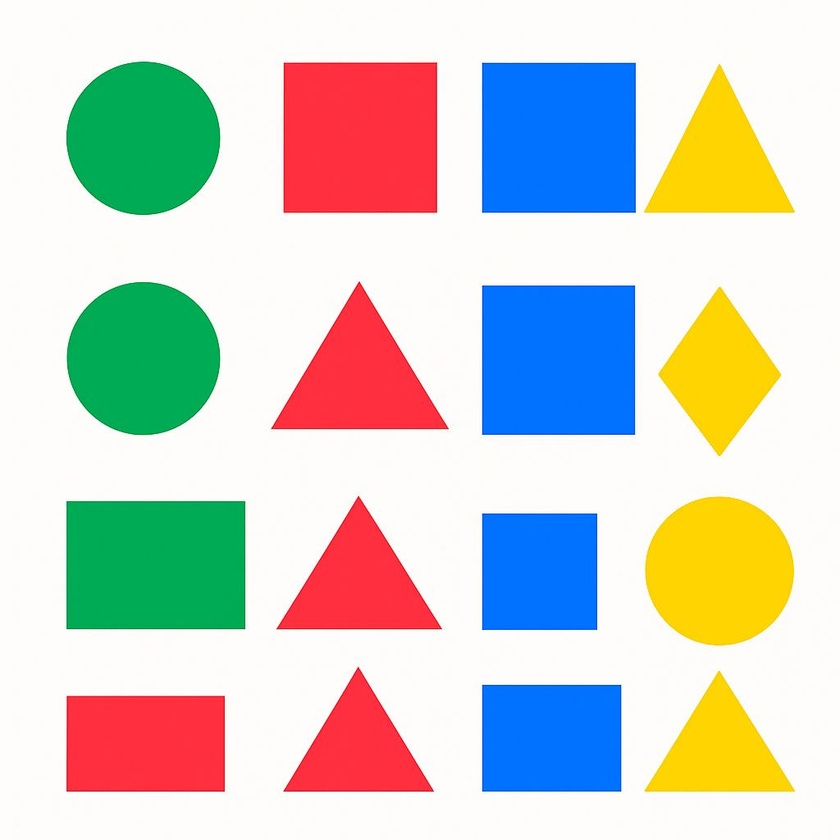
#> input picture imagenes/img/buscar.jpeg, 840 x 840 px, shrunk from 1024 x 1024 before the run, given in place of the camera
$ python vide.py
#> lines starting #> are read from the running program, lines starting #| are printed output that depends on the picture; after the words box and inside, x2 and y2 are one past the last pixel; in counts of white or black regions, pixels touching at a corner belong together
import cv2 as cv

cap = cv.VideoCapture(0)
while True:
    ret, frame = cap.read()
#> frame is the input picture: shape (840, 840, 3); mean B, G, R 200.4, 207.1, 205.4
    if not ret:
        break
    gray = cv.cvtColor(frame, cv.COLOR_BGR2GRAY)
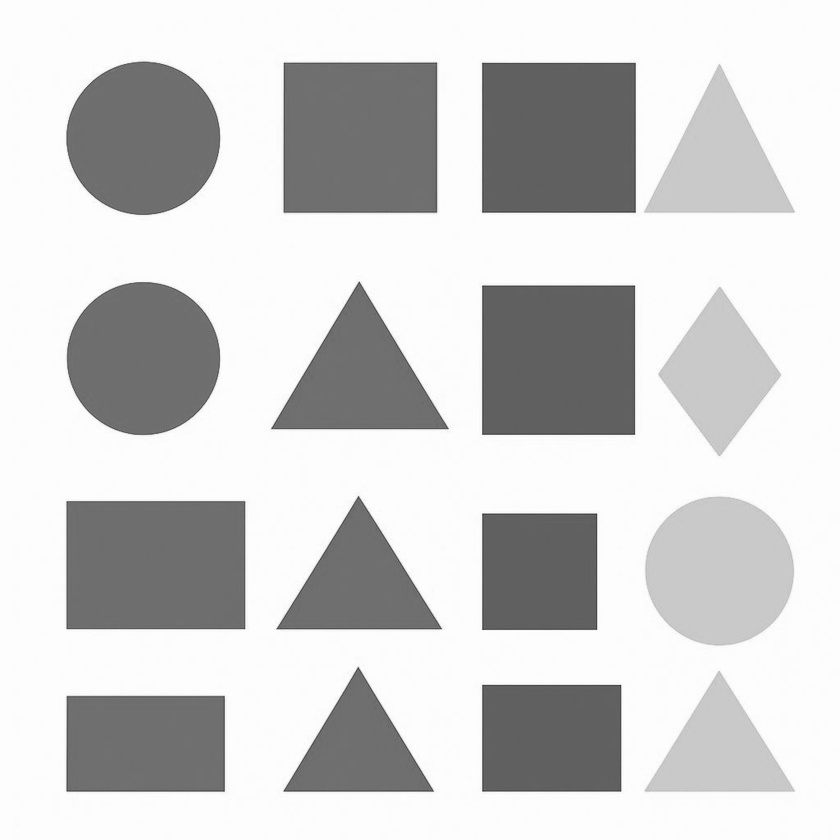
#> gray: shape (840, 840); min 49, max 255, mean 205.8

    rgb = cv.cvtColor(frame, cv.COLOR_BGR2RGB)

    hsv = cv.cvtColor(frame, cv.COLOR_BGR2HSV)
#> hsv: shape (840, 840, 3); mean H, S, V 55.6, 88.7, 246.2
    ubb = (0,60,60)
    uba = (10,255,255)
    ubb1 = (170,60,60)
    uba1 = (180,255,255)

    mask = cv.inRange(hsv, ubb, uba)
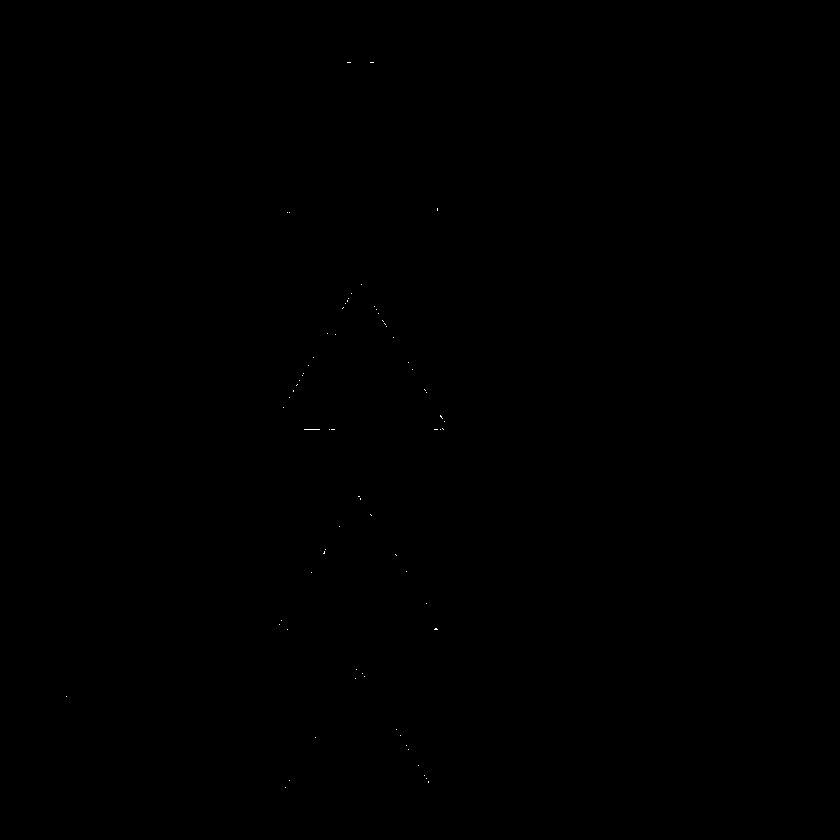
#> mask: shape (840, 840); 0.02% white in thin lines or dots, all inside (x1, y1, x2, y2) = (66, 62, 445, 788)
    mask1 = cv.inRange(hsv, ubb1, uba1)
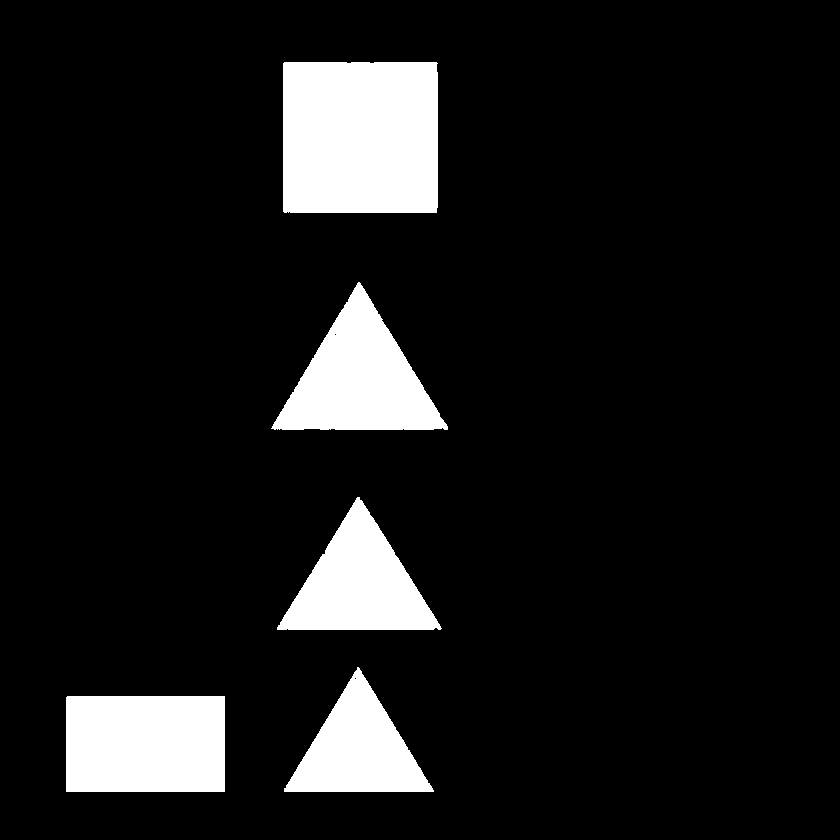
#> mask1: shape (840, 840); 10.3% white; 5 white regions, box (x1, y1, x2, y2) and area: (283, 62, 438, 213) 23379, (66, 696, 225, 792) 15263, (271, 282, 448, 430) 13346, (277, 497, 442, 630) 11277, (284, 667, 434, 792) 9553
    #mask = mask + mask1
    result = cv.bitwise_and(frame, frame, mask=mask)
    cv.imshow('HSV', hsv)
    cv.imshow('Frame', frame)
    # cv.imshow('Mask', mask)
    cv.imshow('Result', result)
    # cv.imshow('RGB', rgb) #rgb
    # cv.imshow('Gray', gray) #gris
    # pendiente dejar una estela por donde pasa el objeto de color rojo

    if cv.waitKey(1) & 0xFF == ord('q'):
#> (key q is pressed here)
        break
cap.release()
cv.destroyAllWindows()

$ run again, on imagenes/img/manzana.jpg
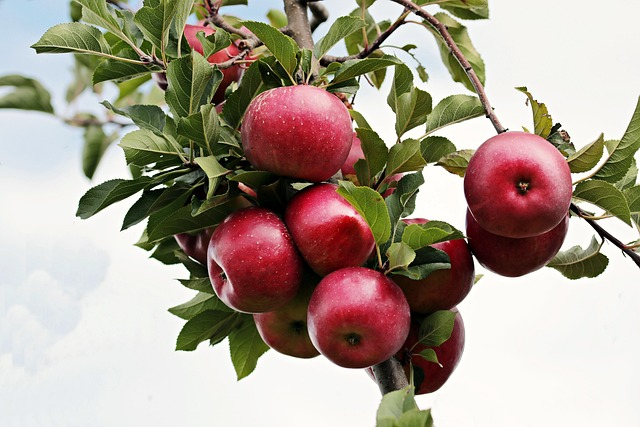
#> input picture imagenes/img/manzana.jpg, 640 x 427 px, given in place of the camera
#> frame is the input picture: shape (427, 640, 3); mean B, G, R 144.9, 157.8, 171.1
#> hsv: shape (427, 640, 3); mean H, S, V 56.5, 82.2, 175.6
#> `mask = cv.inRange(hsv, ubb, uba)`:
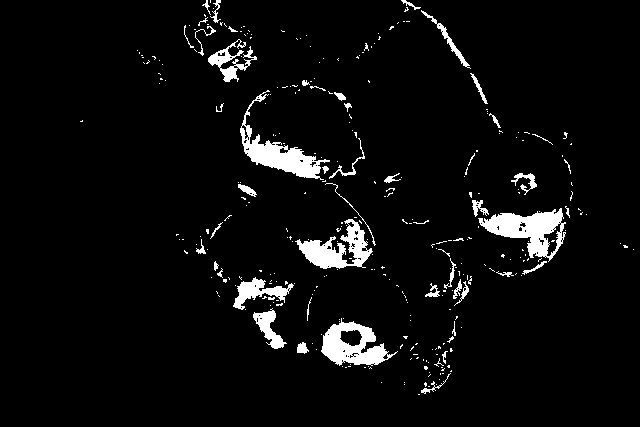
#> mask: shape (427, 640); 4.8% white; 317 white regions (268 under 20 px), largest, box (x1, y1, x2, y2) and area: (478, 208, 566, 262) 2126, (240, 90, 330, 180) 1946, (321, 318, 398, 366) 1783
#> mask1: shape (427, 640); 11% white; 119 white regions (94 under 20 px), largest, box (x1, y1, x2, y2) and area: (464, 132, 572, 234) 6666, (245, 84, 363, 180) 6224, (308, 266, 410, 359) 5804
#> `result = cv.bitwise_and(frame, frame, mask=mask)`:
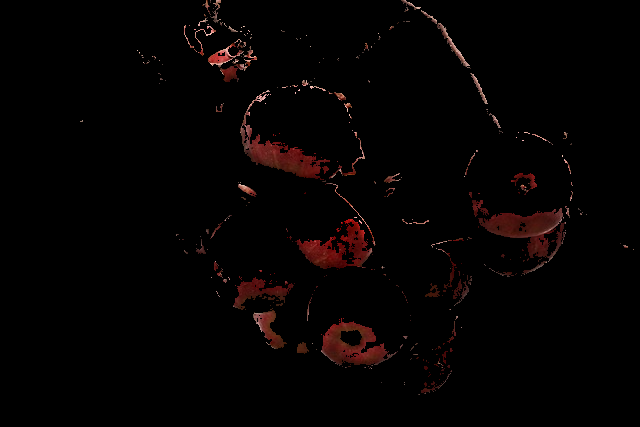
#> result: shape (427, 640, 3); mean B, G, R 1.7, 2, 4.9
